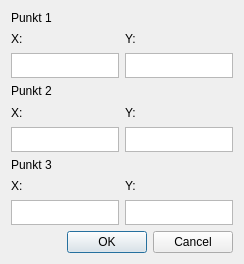
<?xml version="1.0" encoding="UTF-8"?>
<ui version="4.0">
 <class>DodajTrojkatDialog</class>
 <widget class="QDialog" name="DodajTrojkatDialog">
  <property name="geometry">
   <rect>
    <x>0</x>
    <y>0</y>
    <width>244</width>
    <height>264</height>
   </rect>
  </property>
  <property name="windowTitle">
   <string>Dialog</string>
  </property>
  <layout class="QHBoxLayout" name="horizontalLayout">
   <item>
    <layout class="QVBoxLayout" name="verticalLayout_5">
     <item>
      <layout class="QVBoxLayout" name="verticalLayout_4">
       <item>
        <layout class="QVBoxLayout" name="verticalLayout">
         <item>
          <widget class="QLabel" name="label">
           <property name="text">
            <string>Punkt 1</string>
           </property>
          </widget>
         </item>
         <item>
          <layout class="QGridLayout" name="gridLayout">
           <item row="0" column="0">
            <widget class="QLabel" name="label_2">
             <property name="text">
              <string>X:</string>
             </property>
            </widget>
           </item>
           <item row="0" column="1">
            <widget class="QLabel" name="label_3">
             <property name="text">
              <string>Y:</string>
             </property>
            </widget>
           </item>
           <item row="1" column="0">
            <widget class="QTextEdit" name="textEdit">
             <property name="maximumSize">
              <size>
               <width>16777215</width>
               <height>25</height>
              </size>
             </property>
            </widget>
           </item>
           <item row="1" column="1">
            <widget class="QTextEdit" name="textEdit_2">
             <property name="maximumSize">
              <size>
               <width>16777215</width>
               <height>25</height>
              </size>
             </property>
            </widget>
           </item>
          </layout>
         </item>
        </layout>
       </item>
       <item>
        <layout class="QVBoxLayout" name="verticalLayout_2">
         <item>
          <widget class="QLabel" name="label_4">
           <property name="text">
            <string>Punkt 2</string>
           </property>
          </widget>
         </item>
         <item>
          <layout class="QGridLayout" name="gridLayout_2">
           <item row="0" column="0">
            <widget class="QLabel" name="label_5">
             <property name="text">
              <string>X:</string>
             </property>
            </widget>
           </item>
           <item row="0" column="1">
            <widget class="QLabel" name="label_6">
             <property name="text">
              <string>Y:</string>
             </property>
            </widget>
           </item>
           <item row="1" column="0">
            <widget class="QTextEdit" name="textEdit_4">
             <property name="maximumSize">
              <size>
               <width>16777215</width>
               <height>25</height>
              </size>
             </property>
            </widget>
           </item>
           <item row="1" column="1">
            <widget class="QTextEdit" name="textEdit_3">
             <property name="maximumSize">
              <size>
               <width>16777215</width>
               <height>25</height>
              </size>
             </property>
            </widget>
           </item>
          </layout>
         </item>
        </layout>
       </item>
       <item>
        <layout class="QVBoxLayout" name="verticalLayout_3">
         <item>
          <widget class="QLabel" name="label_7">
           <property name="text">
            <string>Punkt 3</string>
           </property>
          </widget>
         </item>
         <item>
          <layout class="QGridLayout" name="gridLayout_3">
           <item row="0" column="0">
            <widget class="QLabel" name="label_9">
             <property name="text">
              <string>X:</string>
             </property>
            </widget>
           </item>
           <item row="0" column="1">
            <widget class="QLabel" name="label_8">
             <property name="text">
              <string>Y:</string>
             </property>
            </widget>
           </item>
           <item row="1" column="0">
            <widget class="QTextEdit" name="textEdit_5">
             <property name="maximumSize">
              <size>
               <width>16777215</width>
               <height>25</height>
              </size>
             </property>
            </widget>
           </item>
           <item row="1" column="1">
            <widget class="QTextEdit" name="textEdit_6">
             <property name="maximumSize">
              <size>
               <width>16777215</width>
               <height>25</height>
              </size>
             </property>
            </widget>
           </item>
          </layout>
         </item>
        </layout>
       </item>
      </layout>
     </item>
     <item>
      <widget class="QDialogButtonBox" name="buttonBox">
       <property name="orientation">
        <enum>Qt::Horizontal</enum>
       </property>
       <property name="standardButtons">
        <set>QDialogButtonBox::Cancel|QDialogButtonBox::Ok</set>
       </property>
      </widget>
     </item>
    </layout>
   </item>
  </layout>
 </widget>
 <resources/>
 <connections>
  <connection>
   <sender>buttonBox</sender>
   <signal>accepted()</signal>
   <receiver>DodajTrojkatDialog</receiver>
   <slot>accept()</slot>
   <hints>
    <hint type="sourcelabel">
     <x>248</x>
     <y>254</y>
    </hint>
    <hint type="destinationlabel">
     <x>157</x>
     <y>274</y>
    </hint>
   </hints>
  </connection>
  <connection>
   <sender>buttonBox</sender>
   <signal>rejected()</signal>
   <receiver>DodajTrojkatDialog</receiver>
   <slot>reject()</slot>
   <hints>
    <hint type="sourcelabel">
     <x>316</x>
     <y>260</y>
    </hint>
    <hint type="destinationlabel">
     <x>286</x>
     <y>274</y>
    </hint>
   </hints>
  </connection>
 </connections>
</ui>
